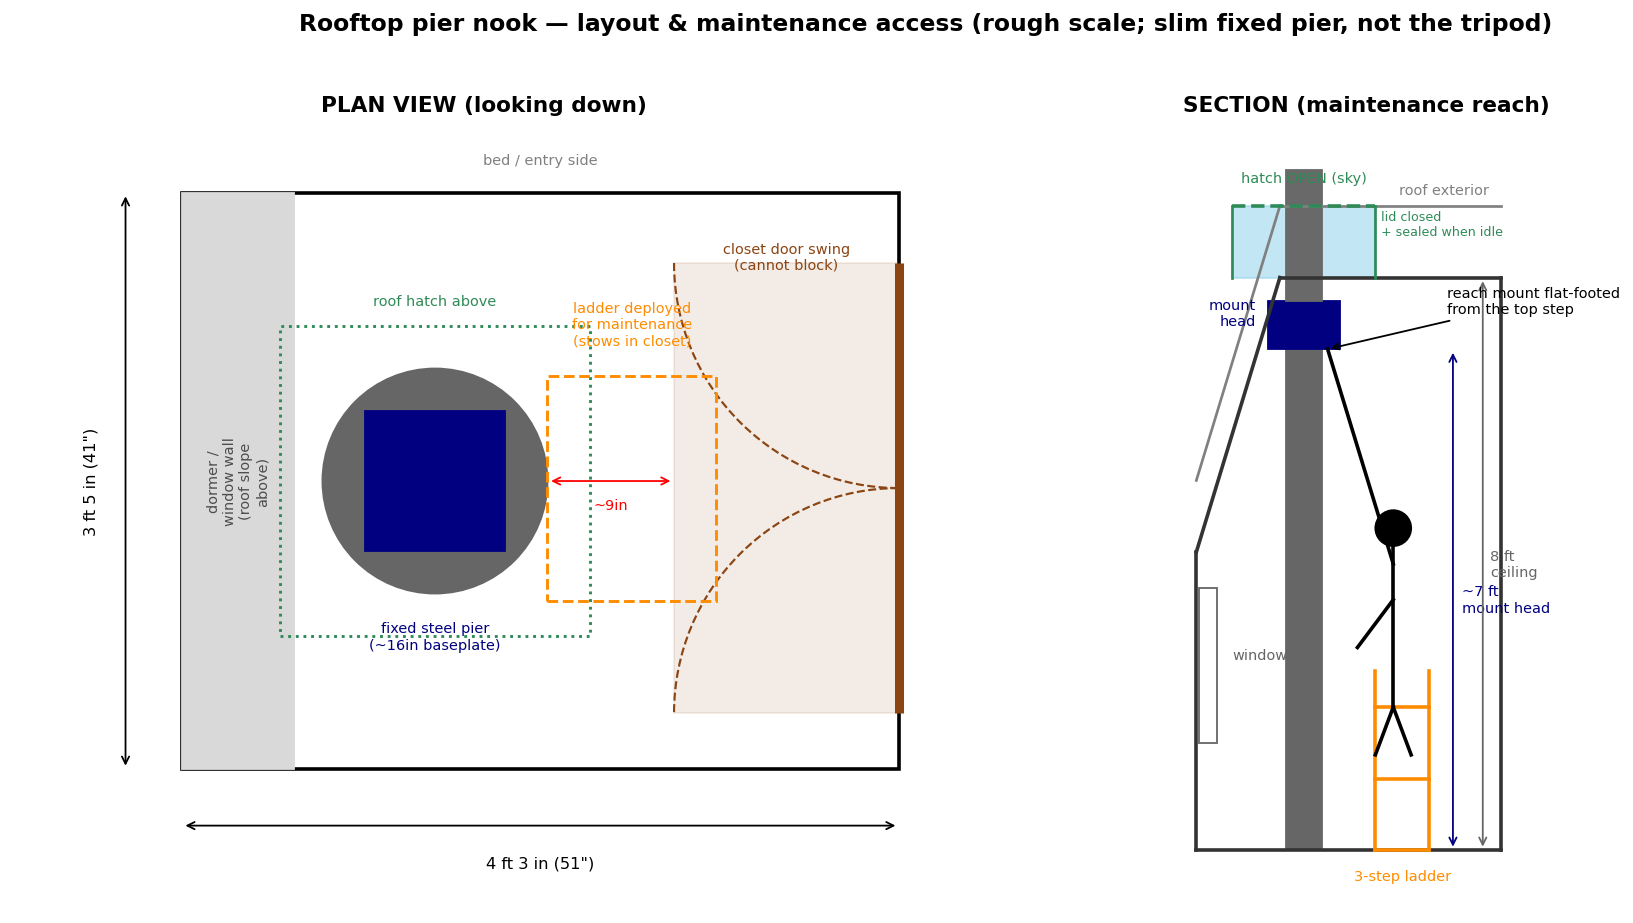

This figure's Python source:
#!/usr/bin/env python
"""Schematic of the proposed rooftop-pier nook: plan view (footprint + closet
door clearance + ladder landing) and section (ceiling slope + mount height +
maintenance ladder reach). Roughly to scale from the measured nook
4ft3in x 3ft5in. Units = inches.
"""
from pathlib import Path
import numpy as np
import matplotlib
matplotlib.use("Agg")
import matplotlib.pyplot as plt
from matplotlib.patches import Rectangle, Circle, Arc, FancyArrow, Polygon

W, D = 51, 41          # nook width x depth (in)
CEIL = 96              # flat ceiling height (8 ft)
PIER_X, PIER_Y = 18, 20.5
PIER_R = 8             # 16in baseplate
MOUNT_Z = 84           # mount head ~7 ft

fig, (axp, axs) = plt.subplots(1, 2, figsize=(15, 7.2))

# ---------------------------------------------------------------- PLAN VIEW
ax = axp
ax.add_patch(Rectangle((0, 0), W, D, fill=False, lw=2))
ax.set_title("PLAN VIEW (looking down)", fontsize=12, weight="bold")

# left wall = dormer/window wall, roof slopes up above it
ax.add_patch(Rectangle((0, 0), 8, D, color="0.85"))
ax.text(4, D/2, "dormer /\nwindow wall\n(roof slope\nabove)", rotation=90,
        ha="center", va="center", fontsize=8, color="0.3")

# right wall = closet w/ double doors + swing arcs (KEEP CLEAR)
cl_lo, cl_hi = 4, 36                     # closet opening span in y
ax.plot([W, W], [cl_lo, cl_hi], color="saddlebrown", lw=5, solid_capstyle="butt")
for hy in (cl_lo, cl_hi):
    sgn = 1 if hy == cl_lo else -1
    ax.add_patch(Arc((W, hy), 32, 32, angle=0,
                     theta1=(90 if sgn > 0 else 180),
                     theta2=(180 if sgn > 0 else 270),
                     color="saddlebrown", ls="--", lw=1.2))
ax.add_patch(Rectangle((W-16, cl_lo), 16, cl_hi-cl_lo, color="saddlebrown", alpha=0.10))
ax.text(W-8, D-3.5, "closet door swing\n(cannot block)", ha="center", va="top",
        fontsize=8, color="saddlebrown")

# pier baseplate + mount
ax.add_patch(Circle((PIER_X, PIER_Y), PIER_R, color="0.4"))
ax.add_patch(Rectangle((PIER_X-5, PIER_Y-5), 10, 10, color="navy"))
ax.text(PIER_X, PIER_Y-PIER_R-2, "fixed steel pier\n(~16in baseplate)",
        ha="center", va="top", fontsize=8, color="navy")

# roof hatch above (dashed)
ax.add_patch(Rectangle((PIER_X-11, PIER_Y-11), 22, 22, fill=False, ls=":",
                       ec="seagreen", lw=1.6))
ax.text(PIER_X, PIER_Y+12.5, "roof hatch above", ha="center", fontsize=8,
        color="seagreen")

# ladder deployed footprint
ax.add_patch(Rectangle((26, 12), 12, 16, fill=False, ls="--", ec="darkorange", lw=1.6))
ax.text(32, 30, "ladder deployed\nfor maintenance\n(stows in closet)",
        ha="center", va="bottom", fontsize=8, color="darkorange")

# clearance callout pier->door
ax.annotate("", xy=(W-16, 20.5), xytext=(PIER_X+PIER_R, 20.5),
            arrowprops=dict(arrowstyle="<->", color="red"))
ax.text((PIER_X+PIER_R+W-16)/2, 18.5, "~9in", ha="center", color="red", fontsize=8)

# dimensions
ax.annotate("", xy=(0, -4), xytext=(W, -4), arrowprops=dict(arrowstyle="<->"))
ax.text(W/2, -7, '4 ft 3 in (51")', ha="center", fontsize=9)
ax.annotate("", xy=(-4, 0), xytext=(-4, D), arrowprops=dict(arrowstyle="<->"))
ax.text(-7, D/2, '3 ft 5 in (41")', va="center", rotation=90, fontsize=9)
ax.text(W/2, D+2, "bed / entry side", ha="center", fontsize=8, color="0.5")

ax.set_xlim(-12, W+4); ax.set_ylim(-10, D+5)
ax.set_aspect("equal"); ax.axis("off")

# ---------------------------------------------------------------- SECTION
ax = axs
ax.set_title("SECTION (maintenance reach)", fontsize=12, weight="bold")
# floor + walls
ax.plot([0, W], [0, 0], color="0.2", lw=2)
ax.plot([W, W], [0, CEIL], color="0.2", lw=2)
# ceiling: flat from right down to x=14, then slope to window knee at left
ax.plot([W, 14], [CEIL, CEIL], color="0.2", lw=2)
ax.plot([14, 0], [CEIL, 50], color="0.2", lw=2)          # interior slope
ax.plot([0, 0], [0, 50], color="0.2", lw=2)
# window in the slope wall
ax.add_patch(Rectangle((0.5, 18), 3, 26, fill=False, ec="0.4"))
ax.text(6, 32, "window", fontsize=8, color="0.4")
# roof exterior (above ceiling) + hatch
ax.plot([W, 14], [CEIL+12, CEIL+12], color="0.5", lw=1.5)
ax.plot([14, 0], [CEIL+12, 62], color="0.5", lw=1.5)
ax.text(W-2, CEIL+14, "roof exterior", ha="right", fontsize=8, color="0.5")
# hatch opening over pier
ax.add_patch(Rectangle((PIER_X-12, CEIL), 24, 12, color="skyblue", alpha=0.5))
ax.plot([PIER_X-12, PIER_X-12], [CEIL, CEIL+12], color="seagreen", lw=1.5)
ax.plot([PIER_X+12, PIER_X+12], [CEIL, CEIL+12], color="seagreen", lw=1.5)
ax.text(PIER_X, CEIL+16, "hatch OPEN (sky)", ha="center", fontsize=8, color="seagreen")
ax.plot([PIER_X-12, PIER_X+12], [CEIL+12, CEIL+12], color="seagreen", ls="--", lw=2)
ax.text(PIER_X+13, CEIL+9, "lid closed\n+ sealed when idle", fontsize=7, color="seagreen", va="center")

# pier + mount + OTA poking through hatch
ax.add_patch(Rectangle((PIER_X-3, 0), 6, MOUNT_Z, color="0.4"))      # column
ax.add_patch(Rectangle((PIER_X-6, MOUNT_Z), 12, 8, color="navy"))    # mount head
ax.add_patch(Rectangle((PIER_X-3, MOUNT_Z+8), 6, 22, color="dimgray"))  # OTA up thru hatch
ax.text(PIER_X-8, MOUNT_Z+4, "mount\nhead", ha="right", fontsize=8, color="navy")

# mount-head height callout
ax.annotate("", xy=(43, 0), xytext=(43, MOUNT_Z), arrowprops=dict(arrowstyle="<->", color="navy"))
ax.text(44.5, MOUNT_Z/2, "~7 ft\nmount head", color="navy", fontsize=8, va="center")
ax.annotate("", xy=(48, 0), xytext=(48, CEIL), arrowprops=dict(arrowstyle="<->", color="0.4"))
ax.text(49.2, CEIL/2, "8 ft\nceiling", color="0.4", fontsize=8, va="center")

# ladder + person reaching
lx = 30
for i, z in enumerate([0, 12, 24]):                  # 3 steps
    ax.plot([lx, lx+9], [z, z], color="darkorange", lw=2)
ax.plot([lx, lx], [0, 30], color="darkorange", lw=2)
ax.plot([lx+9, lx+9], [0, 30], color="darkorange", lw=2)
ax.text(lx+4.5, -5, "3-step ladder", ha="center", color="darkorange", fontsize=8)
# stick person on top step reaching toward mount
px, pz = lx+3, 24
ax.add_patch(Circle((px, pz+30), 3, color="black"))           # head
ax.plot([px, px], [pz, pz+27], color="black", lw=2)           # torso
ax.plot([px, PIER_X+4], [pz+24, MOUNT_Z], color="black", lw=2)  # arm to mount
ax.plot([px, px-6], [pz+18, pz+10], color="black", lw=2)      # other arm
ax.plot([px, px-3], [pz, pz-8], color="black", lw=2)          # legs (on step)
ax.plot([px, px+3], [pz, pz-8], color="black", lw=2)
ax.annotate("reach mount flat-footed\nfrom the top step", xy=(PIER_X+4, MOUNT_Z),
            xytext=(lx+12, MOUNT_Z+6), fontsize=8,
            arrowprops=dict(arrowstyle="->"))

ax.set_xlim(-4, W+10); ax.set_ylim(-10, CEIL+26)
ax.set_aspect("equal"); ax.axis("off")

fig.suptitle("Rooftop pier nook — layout & maintenance access (rough scale; slim fixed pier, not the tripod)",
             fontsize=13, weight="bold")
fig.tight_layout(rect=[0, 0, 1, 0.96])
out = Path("output/rooftop_eval/room_layout.png")
fig.savefig(out, dpi=130, bbox_inches="tight")
print("wrote", out)
